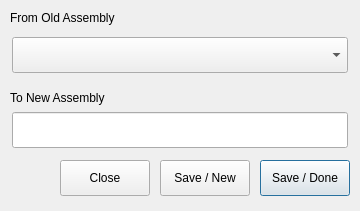
<?xml version="1.0" encoding="UTF-8"?>
<ui version="4.0">
 <class>EditStructureForm</class>
 <widget class="QDialog" name="EditStructureForm">
  <property name="geometry">
   <rect>
    <x>0</x>
    <y>0</y>
    <width>360</width>
    <height>211</height>
   </rect>
  </property>
  <property name="sizePolicy">
   <sizepolicy hsizetype="Fixed" vsizetype="Fixed">
    <horstretch>0</horstretch>
    <verstretch>0</verstretch>
   </sizepolicy>
  </property>
  <property name="windowTitle">
   <string>Change the Assembly Structure</string>
  </property>
  <widget class="QLabel" name="new_assy_label">
   <property name="geometry">
    <rect>
     <x>10</x>
     <y>90</y>
     <width>150</width>
     <height>15</height>
    </rect>
   </property>
   <property name="text">
    <string>To New Assembly</string>
   </property>
  </widget>
  <widget class="QLabel" name="old_assy_label">
   <property name="geometry">
    <rect>
     <x>10</x>
     <y>10</y>
     <width>150</width>
     <height>15</height>
    </rect>
   </property>
   <property name="text">
    <string>From Old Assembly</string>
   </property>
  </widget>
  <widget class="ErrorFrame" name="old_assy_frame">
   <property name="geometry">
    <rect>
     <x>10</x>
     <y>35</y>
     <width>340</width>
     <height>40</height>
    </rect>
   </property>
   <property name="frameShape">
    <enum>QFrame::NoFrame</enum>
   </property>
   <property name="lineWidth">
    <number>2</number>
   </property>
   <widget class="ComboBox" name="old_assy_combo">
    <property name="geometry">
     <rect>
      <x>2</x>
      <y>2</y>
      <width>336</width>
      <height>36</height>
     </rect>
    </property>
    <property name="toolTip">
     <string>Required: Enter the existing Assembly to change, 1 to 15 Characters</string>
    </property>
   </widget>
  </widget>
  <widget class="ErrorFrame" name="new_assy_frame">
   <property name="geometry">
    <rect>
     <x>10</x>
     <y>110</y>
     <width>340</width>
     <height>40</height>
    </rect>
   </property>
   <property name="frameShape">
    <enum>QFrame::NoFrame</enum>
   </property>
   <property name="frameShadow">
    <enum>QFrame::Plain</enum>
   </property>
   <property name="lineWidth">
    <number>2</number>
   </property>
   <widget class="LineEdit" name="new_assy_edit">
    <property name="geometry">
     <rect>
      <x>2</x>
      <y>2</y>
      <width>336</width>
      <height>36</height>
     </rect>
    </property>
    <property name="toolTip">
     <string>Required: Enter the new Assembly, 1 to 15 Characters</string>
    </property>
   </widget>
  </widget>
  <widget class="QPushButton" name="save_done_button">
   <property name="geometry">
    <rect>
     <x>260</x>
     <y>160</y>
     <width>90</width>
     <height>36</height>
    </rect>
   </property>
   <property name="toolTip">
    <string>Save the current item, then close the form</string>
   </property>
   <property name="layoutDirection">
    <enum>Qt::RightToLeft</enum>
   </property>
   <property name="autoFillBackground">
    <bool>false</bool>
   </property>
   <property name="text">
    <string>Save / Done</string>
   </property>
   <property name="flat">
    <bool>false</bool>
   </property>
  </widget>
  <widget class="QPushButton" name="close_button">
   <property name="geometry">
    <rect>
     <x>60</x>
     <y>160</y>
     <width>90</width>
     <height>36</height>
    </rect>
   </property>
   <property name="toolTip">
    <string>Close the form, optionally saving any changed information</string>
   </property>
   <property name="text">
    <string>Close</string>
   </property>
  </widget>
  <widget class="QPushButton" name="save_new_button">
   <property name="geometry">
    <rect>
     <x>160</x>
     <y>160</y>
     <width>90</width>
     <height>36</height>
    </rect>
   </property>
   <property name="toolTip">
    <string>Save the current item, then clear the form</string>
   </property>
   <property name="text">
    <string>Save / New</string>
   </property>
  </widget>
 </widget>
 <customwidgets>
  <customwidget>
   <class>ErrorFrame</class>
   <extends>QFrame</extends>
   <header>lbk_library/gui/error_frame</header>
   <container>1</container>
  </customwidget>
  <customwidget>
   <class>ComboBox</class>
   <extends>QComboBox</extends>
   <header>lbk_library/gui/combo_box</header>
  </customwidget>
  <customwidget>
   <class>LineEdit</class>
   <extends>QLineEdit</extends>
   <header>lbk_library/gui/line_edit</header>
  </customwidget>
 </customwidgets>
 <tabstops>
  <tabstop>old_assy_combo</tabstop>
  <tabstop>new_assy_edit</tabstop>
 </tabstops>
 <resources/>
 <connections/>
</ui>
